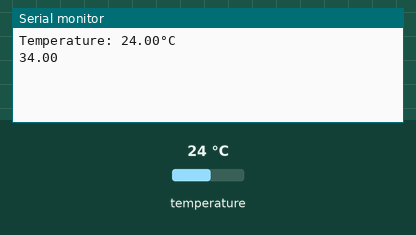
Recording of a sketch running on a simulated ESP8266 (NodeMCU). Shown: the last lines printed to the serial monitor. The test bench sets the inputs (shaded band); at power-on: temperature 24 °C. WiFi joins after 1.5 s; servers stay silent unless stated.

Above: at 1.5 s.
1.6 s: temperature set to 12 °C
At 2.9 s:
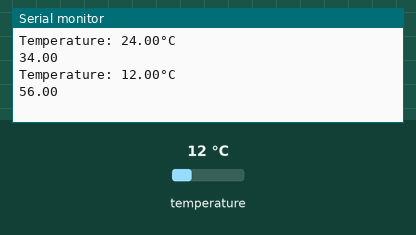
3.1 s: temperature set to 19 °C
At 4.9 s:
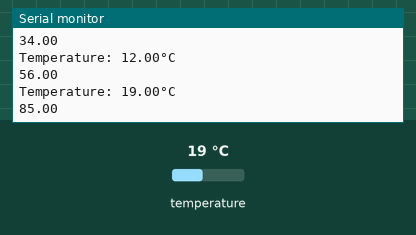
Timing chart, 0 to 6.4 s (numbered marks = the images above; inputs shaded):
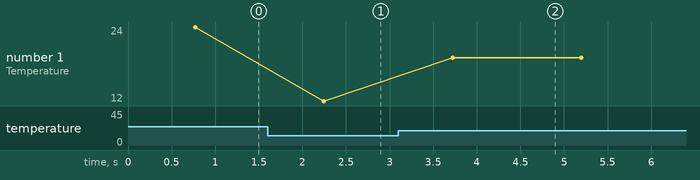

Measured:
- after the input at 1.6 s, the serial monitor: prints a new line after 0.65 s (image 1)
- after the input at 3.1 s, the serial monitor: prints a new line after 0.62 s (image 2)
- plotted number 1: 24 → 12 after the input at 1.6 s, 12 → 19 after the input at 3.1 s

The sketch:

Cement_health.ino
```cpp
#include <OneWire.h>
#include <DallasTemperature.h>
#include <ESP8266WiFi.h>
#include<WifiClient.h>
#include <ThingSpeak.h>

// Data wire is connected to digital pin 7 on the Arduino
#define ONE_WIRE_BUS 4

const char* ssid = "Des11";
const char* password ="12345678";

WiFiClient client;

unsigned long myChannelNumber = 2117219;
const char *myWriteAPIKey= "IQHC1ATP4VNX5C0E";


// Setup a oneWire instance to communicate with any OneWire device
OneWire oneWire(ONE_WIRE_BUS);

// Pass oneWire reference to DallasTemperature library
DallasTemperature sensors(&oneWire);

  float sum = 0 ;
  int count = 1;
  float avg,M;
void setup(void)
{
  sensors.begin();	// Start up the library
  Serial.begin(9600);
  WiFi.begin(ssid,password);
  ThingSpeak.begin(client);
}

void loop(void)
{
 // Send the command to get temperatures
  sensors.requestTemperatures();

  //print the temperature in Celsius
  Serial.print("Temperature: ");
  Serial.print(sensors.getTempCByIndex(0));
  //shows degrees character
  Serial.println("°C");


 float temp = sensors.getTempCByIndex(0);
  sum = sum+temp+10;
  avg = sum/count;
  M = avg*count;
Serial.println(M);
  delay(100);
count += 1;
ThingSpeak.writeField(myChannelNumber,1,temp,myWriteAPIKey);
ThingSpeak.writeField(myChannelNumber,2,M,myWriteAPIKey);
//delay(143800); //for 1 hour delay
}
```
